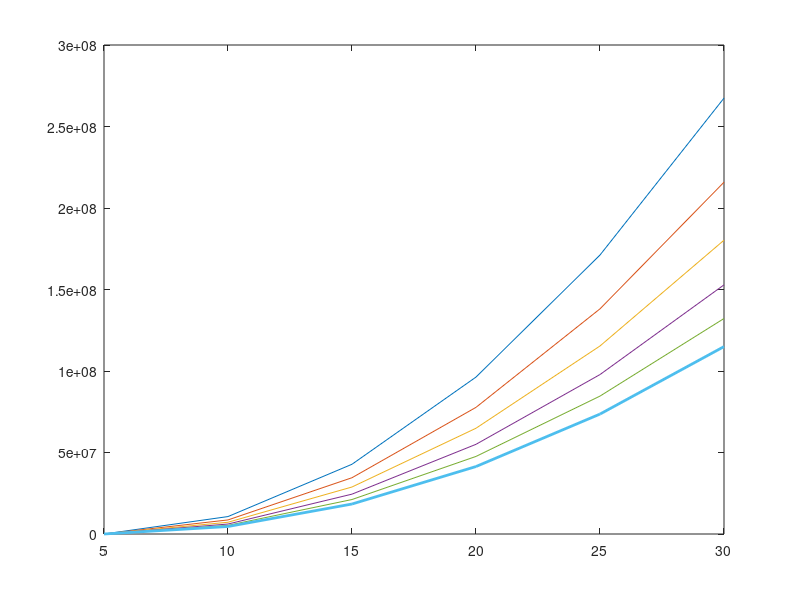

MATLAB code to generate this figure: (Note: this script raises an error after producing the figure.)
%file saved as USP2_3.m
frequency = 0.1:166667:1000000;
z_max = 0.5;
temperature = 5:5:30;
salinity = 35; 
A=[];
for i=1:6
    u=temperature(i);
    C = 1412 + 3.21*temperature(i) + 1.19*salinity+0.0167*z_max;
    pH = 8; 
    A1 = 8.686 ./ C *10^(0.78*pH-5);
    p1 = 1; 
    f1 = 2.8*sqrt(salinity./35).*10.^(4-1245./(temperature(i)+273));
    boric_Acid = (A1.*p1.*f1.*frequency.^2)./(f1.^2+frequency.^2);
    A2 = 21.44*(salinity/C)*(1+0.025*temperature(i));
    p2 = 1 - 1.37e-4*z_max + 6.2e-9*z_max^2;
    f2 = 8.17*10^(8-(1990/(temperature(i)+273)))/(1+0.0018*(salinity-35));
    Mag_sulf = (A2*p2*f2*frequency.^2)./(f2^2+frequency.^2);
    if temperature(i)<=20
    A3 = (4.937e-4) - (2.59e-5*temperature(i)) ...
        + (9.11e-7*(temperature(i)^2)) - (1.5e-8*(temperature(i)^3));
    else
    A3 = (3.964e-4) - (1.146e-5*temperature(i)) ...
        + (1.45e-7*(temperature(i)^2)) - 6.5e-10*(temperature(i)^3);
    end
p3 = 1 - (3.83e-5*z_max) + (4.9e-10*z_max^2); 
pure_Water = A3*p3*frequency.^2;
A = [A ;(boric_Acid + Mag_sulf + pure_Water)];
end
figure (); 
plot(temperature,A(1,:),temperature,A(2,:),temperature,A(3,:), ...
    temperature,A(4,:),temperature,A(5,:),temperature,A(6,:),'linewidth',2)
ax = gca; %current axis
ax.XLim = [4 15];
set(gca, 'YScale', 'log')
xlabel('Temperature ( ^{\circ}C)'); 
ylabel('Attenuation coefficient (dB/Km)'); 
hL = legend('At T=5','At T=10','At T=15','At T=20','At T=25','At T=30');
newPosition = [0.85 0.85 0.2 0.2];
newUnits = 'normalized';
set(hL,'Position', newPosition,'Units', newUnits);

